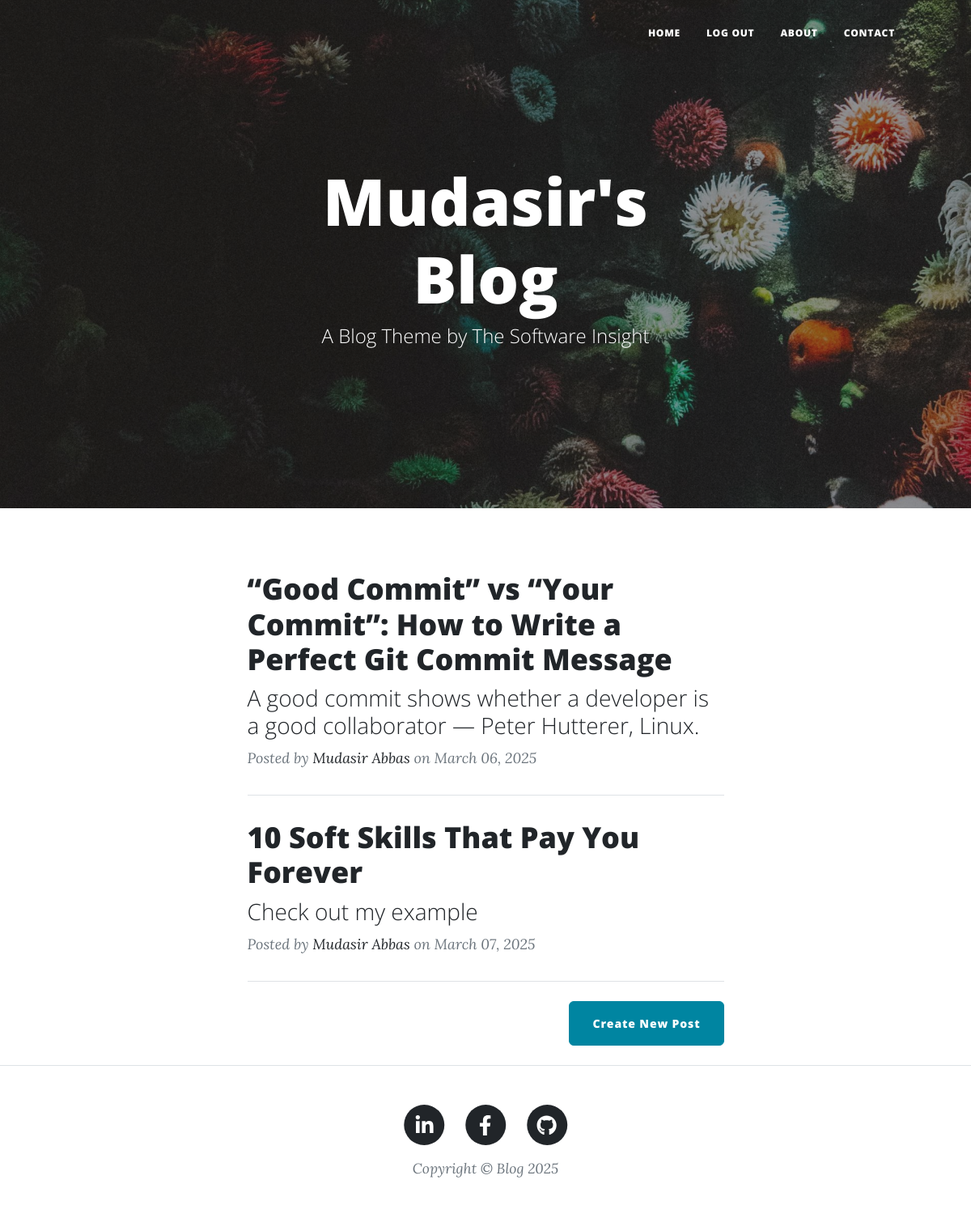
The app's page / (signed in) with its own data.
### tables this page shows
CREATE TABLE user (
                id INTEGER PRIMARY KEY AUTOINCREMENT,
                email TEXT NOT NULL UNIQUE,
                password TEXT NOT NULL,
                first_name TEXT NOT NULL,
                last_name TEXT NOT NULL
            );

CREATE TABLE blog_post (
                id INTEGER PRIMARY KEY AUTOINCREMENT,
                title TEXT NOT NULL UNIQUE,
                subtitle TEXT NOT NULL,
                date TEXT NOT NULL,
                body TEXT NOT NULL,
                author TEXT NOT NULL,
                img_url TEXT NOT NULL,
                author_id INTEGER NOT NULL,
                FOREIGN KEY (author_id) REFERENCES user(id) ON DELETE CASCADE
            );

### main.py (the view)
@app.route('/')
def get_all_posts():
    with sqlite3.connect(DB_PATH) as conn:
        cursor = conn.cursor()
        cursor.execute("SELECT * FROM blog_post")
        blog_post = cursor.fetchall()
    posts = [blog for blog in blog_post]
    return render_template("index.html", all_posts=posts, current_user=current_user, current_year=date.today().year)

### main.py (called while the page is built)
@login_manager.user_loader
def load_user(user_id):
    with sqlite3.connect(DB_PATH) as conn:
        cursor = conn.cursor()
        cursor.execute("SELECT * , password FROM user WHERE id = ?", (user_id,))
        user = cursor.fetchone()
        if user:
            return User(id=user[0], email=user[1], first_name=user[3], last_name=user[4], password=user[2])
    return None

### templates/index.html (shortened to what this page needs)
{% include "header.html" %}
<header class="masthead" style="background-image: url('../static/assets/img/home-bg.jpg')">
    <div class="container position-relative px-4 px-lg-5">
        <div class="row gx-4 gx-lg-5 justify-content-center">
            <div class="col-md-10 col-lg-8 col-xl-7">
                <div class="site-heading">
                    {% if current_user.first_name %}
                    <h1>{{ current_user.first_name }}'s Blog </h1>
                    {% else: %}
                    <h1>Blog Theme</h1>
                    {% endif %}
                    <span class="subheading">A Blog Theme by The Software Insight</span>
                </div>
            </div>
        </div>
    </div>
</header>
<div class="container px-4 px-lg-5">
    <div class="row gx-4 gx-lg-5 justify-content-center">
        <div class="col-md-10 col-lg-8 col-xl-7">
            {% for post in all_posts %}
            <div class="post-preview">
                <a href="{{ url_for('show_post', post_id=post[0]) }}">
                    <h2 class="post-title">{{ post[1] }}</h2>
                    <h3 class="post-subtitle">{{ post[2] }}</h3>
                </a>
                <p class="post-meta">
                    Posted by
                    <a href="#">{{ post[5] }}</a>
                    on {{ post[3] }}
                </p>
            </div>
            <hr class="my-4" />
            {% endfor %}
            <div class="d-flex justify-content-end mb-4">
                <a class="btn btn-primary float-right" href="{{ url_for('add_new_post') }}">Create New Post</a>
            </div>
            </div>
        </div>
    </div>
{% include "footer.html" %}

### records on screen
user: first_name "Mudasir"
blog_post: title "“Good Commit” vs “Your Commit”: How to Write a Perfect Git Commit Message", subtitle "A good commit shows whether a developer is a good collaborator — Peter Hutterer, Linux.", author "Mudasir Abbas", date "March 06, 2025"
blog_post: title "10 Soft Skills That Pay You Forever", subtitle "Check out my example", author "Mudasir Abbas", date "March 07, 2025"
